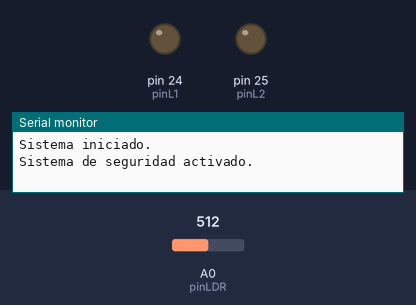
A sketch run on a simulated Arduino Mega 2560, built with avr-gcc and run on an emulated ATmega2560. Parts: output pins drawn as LEDs (lit = HIGH), the last lines printed to the serial monitor. The test bench sets the inputs (shaded band); at power-on: A0 (pinLDR) = 512. Pins used as bus, display or sensor lines are not drawn.

Above: at 1.2 s.
1.3 s: A0 (pinLDR) set to 693
2.8 s: A0 (pinLDR) set to 713
At 4.0 s:
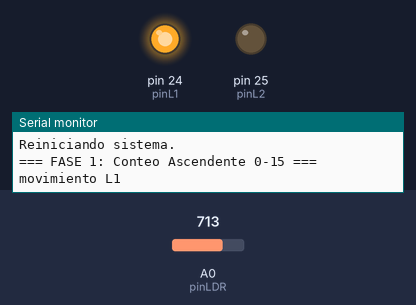
4.3 s: A0 (pinLDR) set to 511
At 5.8 s:
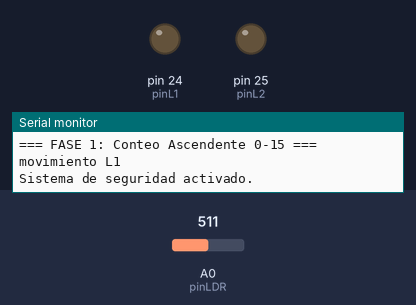
6.4 s: A0 (pinLDR) set to 710
At 21.0 s:
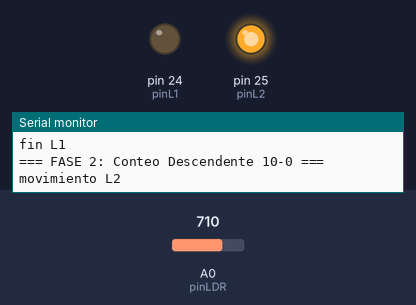
Timing chart, 0 to 46.9 s (numbered marks = the images above; inputs shaded):
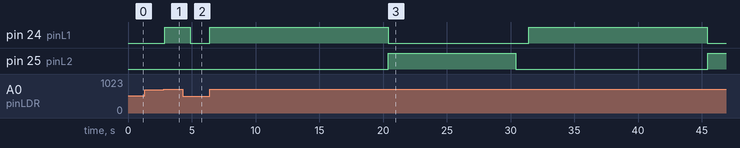

Measured:
- the behaviour switches between 699 and 700 on A0 (pinLDR) (found by bisection; images 0 and 1)
- after the input at 2.8 s, pin 24 (pinL1): LOW → HIGH after 0.09 s
- after the input at 4.3 s, pin 24 (pinL1): HIGH → LOW after 0.60 s
- after the input at 6.4 s, pin 24 (pinL1): alternates HIGH for 14.0 s and LOW for 11.0 s, starting at once; pin 25 (pinL2): LOW → HIGH after 14.0 s, → LOW 10.0 s later, → HIGH 15.0 s later

The sketch:

PruebaArduino.ino
```cpp
// Pines de control
const int pinL1 = 24;
const int pinL2 = 25;
const int pinLDR = A0;
const int pinCLK = 26;
const int pinResetTime = 32;  // Añadido para resetear el contador

bool enPausa = false;
const int umbralLuz = 700;

void setup() {
  pinMode(pinL1, OUTPUT);
  pinMode(pinL2, OUTPUT);
  pinMode(pinCLK, OUTPUT);
  pinMode(pinResetTime, OUTPUT);

  digitalWrite(pinL1, LOW);
  digitalWrite(pinL2, LOW);
  digitalWrite(pinCLK, LOW);
  digitalWrite(pinResetTime, HIGH);

  Serial.begin(9600);
  Serial.println("Sistema iniciado.");
}

void loop() {
  int valorLDR = analogRead(pinLDR);

  // Detectar que alguien se cayo
  if (valorLDR < umbralLuz && !enPausa) {
    activarPausa();
  } else if (valorLDR > umbralLuz - 100 && enPausa) {
    enPausa = false;
    Serial.println("Reiniciando sistema.");
  }

  if (enPausa) {
    // TODO: Validar contraseña desde comparador y flip-flops
    // Ej: if (digitalRead(pinValidacion) == HIGH) { enPausa = false; }
    return;
  }

  // === FASE 1: L1 (15 segundos sincronizados con clock) ===
  Serial.println("=== FASE 1: Conteo Ascendente 0-15 ===");
  resetContador();            // Reiniciar contador
  digitalWrite(pinL1, HIGH);  // Encender motor L1
  Serial.println("movimiento L1");

  for (int i = 0; i < 14; i++) {
    if (verificarPausa()) return;  // Verificar pausa en cada pulso
    generarPulsoCLK();
  }

  digitalWrite(pinL1, LOW);  // Apagar motor L1
  Serial.println("fin L1");

  // === FASE 2: L2 (10 segundos sincronizados con clock) ===
  Serial.println("=== FASE 2: Conteo Descendente 10-0 ===");
  resetContador();            // Reiniciar contador
  digitalWrite(pinL2, HIGH);  // Encender motor L2
  Serial.println("movimiento L2");

  for (int i = 0; i < 10; i++) {
    if (verificarPausa()) return;  // Verificar pausa en cada pulso
    generarPulsoCLK();
  }

  digitalWrite(pinL2, LOW);  // Apagar motor L2
  Serial.println("fin L2");

  // Pausa antes de repetir
  delay(1000);
}

// Genera un pulso de 1Hz (1 segundo)
void generarPulsoCLK() {
  digitalWrite(pinCLK, HIGH);
  delayMicroseconds(100);  // Pulso corto
  digitalWrite(pinCLK, LOW);
  delay(1000);  // Espera 1 segundo
}

// Reinicia el contador a 0
void resetContador() {
  digitalWrite(pinResetTime, HIGH);  // Activar reset
  delay(10);                         // Tiempo suficiente
  digitalWrite(pinResetTime, LOW);   // Desactivar reset
}

// Verifica si se activó la pausa durante el conteo
bool verificarPausa() {
  int valorLDR = analogRead(pinLDR);
  if (valorLDR < umbralLuz && !enPausa) {
    activarPausa();
    return true;
  }
  return false;
}

void activarPausa() {
  enPausa = true;
  digitalWrite(pinL1, LOW);
  digitalWrite(pinL2, LOW);
  digitalWrite(pinResetTime, HIGH);  // Se pone a HIGH para que el reseteo del contador se active
  Serial.println("Sistema de seguridad activado.");
}
```
